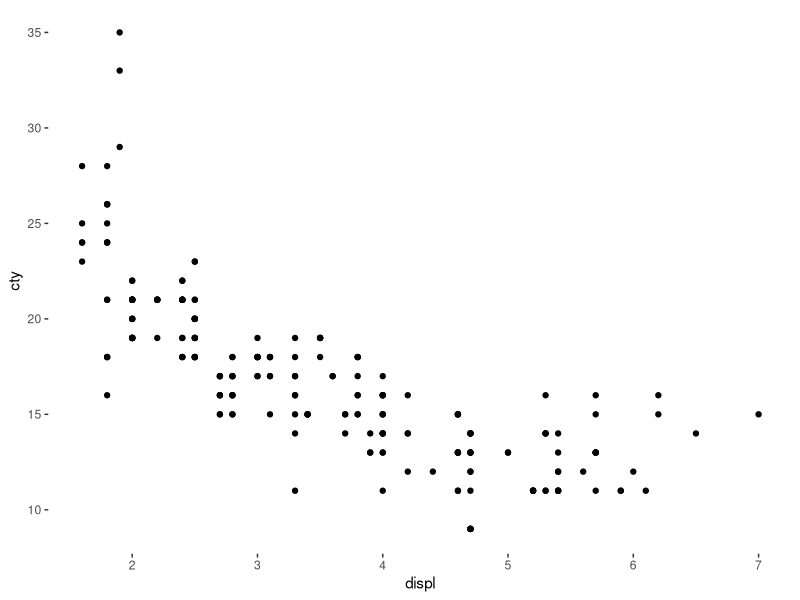
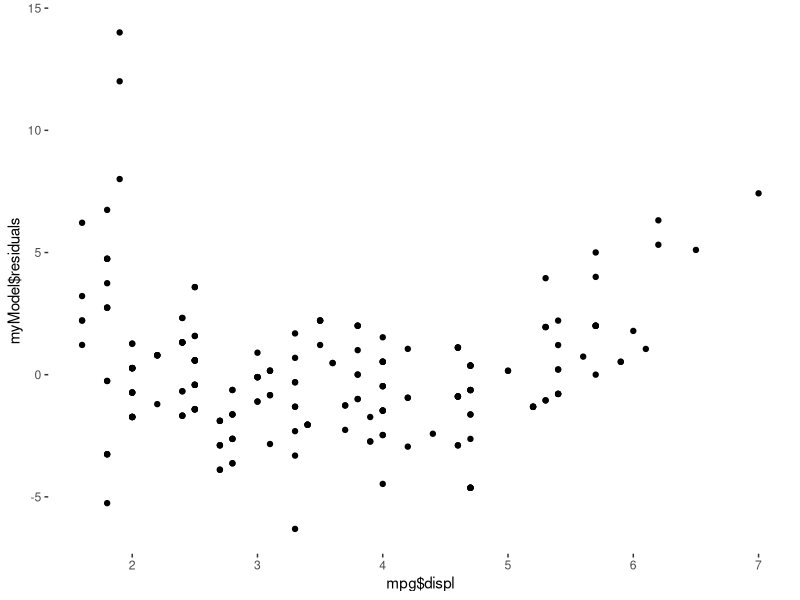

Generate these figures, in order, with R:
## ---- chunk 1

#---------- RSTUDIO STARTER V 2.0  --------------#
#                    -Prepared with care by  AM ;D
                
                                                                          
knitr::opts_chunk$set(echo = TRUE, 
                      message = FALSE, 
                      warning = FALSE)      
library(tidyverse)                
library(ggthemes)                    

theme_set(theme_tufte() +                                     
  theme(text=element_text(family="sans")))  

studentSurvey <- read_csv("Student Data.csv")
deathPenaltyData <- read_csv("death penalty data.csv")

#------------------------------------------------#
## ---- chunk 2
mpg %>% ggplot(aes(displ, cty))+geom_point()
## ---- chunk 3
25.997 - 2.632*2.1
## ---- chunk 4
27 - 20.470
## ---- chunk 5
myModel <- lm(mpg$cty~mpg$displ)

qplot(mpg$displ, myModel$residuals)
